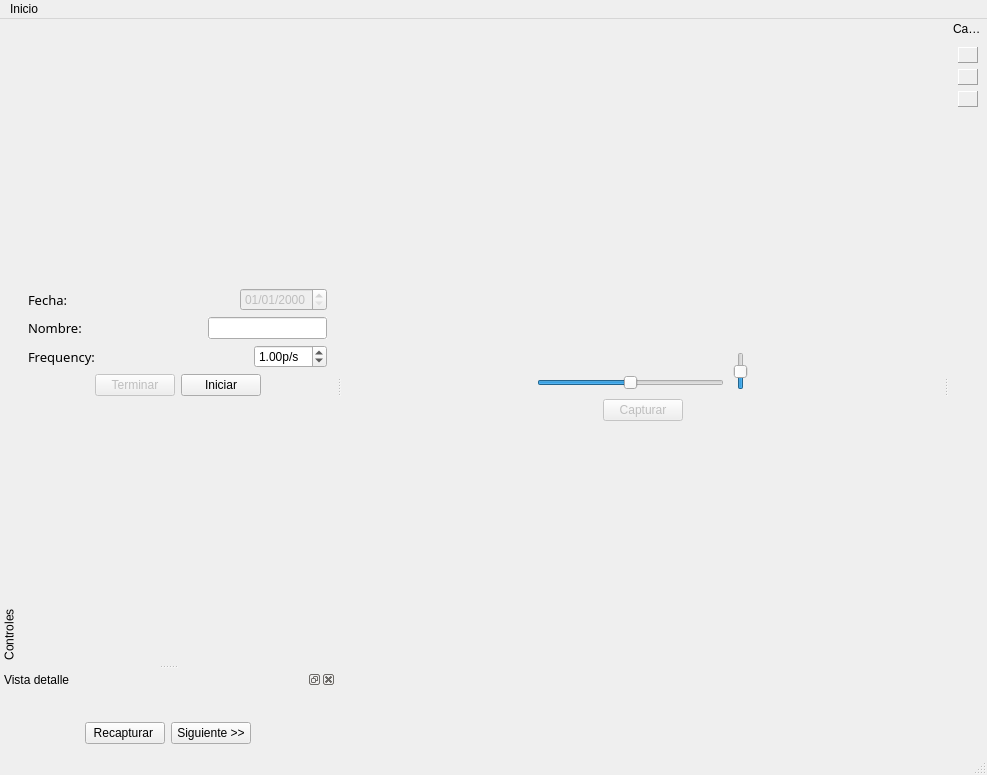
<?xml version="1.0" encoding="UTF-8"?>
<ui version="4.0">
 <class>MainWindow</class>
 <widget class="QMainWindow" name="MainWindow">
  <property name="geometry">
   <rect>
    <x>0</x>
    <y>0</y>
    <width>987</width>
    <height>775</height>
   </rect>
  </property>
  <property name="windowTitle">
   <string>Tme Lapse Creator</string>
  </property>
  <widget class="QWidget" name="centralwidget">
   <layout class="QVBoxLayout" name="verticalLayout">
    <property name="spacing">
     <number>9</number>
    </property>
    <property name="sizeConstraint">
     <enum>QLayout::SetDefaultConstraint</enum>
    </property>
    <property name="leftMargin">
     <number>9</number>
    </property>
    <property name="topMargin">
     <number>9</number>
    </property>
    <property name="rightMargin">
     <number>9</number>
    </property>
    <property name="bottomMargin">
     <number>9</number>
    </property>
    <item>
     <spacer name="verticalSpacer_3">
      <property name="orientation">
       <enum>Qt::Vertical</enum>
      </property>
      <property name="sizeHint" stdset="0">
       <size>
        <width>20</width>
        <height>40</height>
       </size>
      </property>
     </spacer>
    </item>
    <item>
     <layout class="QHBoxLayout" name="horizontalLayout">
      <item>
       <spacer name="horizontalSpacer">
        <property name="orientation">
         <enum>Qt::Horizontal</enum>
        </property>
        <property name="sizeHint" stdset="0">
         <size>
          <width>40</width>
          <height>20</height>
         </size>
        </property>
       </spacer>
      </item>
      <item>
       <layout class="QVBoxLayout" name="verticalLayout_3">
        <item>
         <widget class="QLabel" name="liveView">
          <property name="cursor">
           <cursorShape>CrossCursor</cursorShape>
          </property>
          <property name="focusPolicy">
           <enum>Qt::ClickFocus</enum>
          </property>
          <property name="text">
           <string/>
          </property>
          <property name="scaledContents">
           <bool>false</bool>
          </property>
          <property name="alignment">
           <set>Qt::AlignCenter</set>
          </property>
         </widget>
        </item>
        <item>
         <widget class="QSlider" name="s_moveCapX">
          <property name="maximum">
           <number>100</number>
          </property>
          <property name="value">
           <number>50</number>
          </property>
          <property name="orientation">
           <enum>Qt::Horizontal</enum>
          </property>
          <property name="invertedAppearance">
           <bool>false</bool>
          </property>
         </widget>
        </item>
       </layout>
      </item>
      <item>
       <widget class="QSlider" name="s_moveCapY">
        <property name="sizePolicy">
         <sizepolicy hsizetype="Fixed" vsizetype="Ignored">
          <horstretch>0</horstretch>
          <verstretch>0</verstretch>
         </sizepolicy>
        </property>
        <property name="maximum">
         <number>100</number>
        </property>
        <property name="value">
         <number>50</number>
        </property>
        <property name="invertedAppearance">
         <bool>false</bool>
        </property>
       </widget>
      </item>
      <item>
       <spacer name="horizontalSpacer_2">
        <property name="orientation">
         <enum>Qt::Horizontal</enum>
        </property>
        <property name="sizeHint" stdset="0">
         <size>
          <width>40</width>
          <height>20</height>
         </size>
        </property>
       </spacer>
      </item>
     </layout>
    </item>
    <item>
     <layout class="QHBoxLayout" name="horizontalLayout_9">
      <item>
       <spacer name="horizontalSpacer_13">
        <property name="orientation">
         <enum>Qt::Horizontal</enum>
        </property>
        <property name="sizeHint" stdset="0">
         <size>
          <width>40</width>
          <height>20</height>
         </size>
        </property>
       </spacer>
      </item>
      <item>
       <widget class="QPushButton" name="b_go">
        <property name="enabled">
         <bool>false</bool>
        </property>
        <property name="text">
         <string>Capturar</string>
        </property>
       </widget>
      </item>
      <item>
       <spacer name="horizontalSpacer_12">
        <property name="orientation">
         <enum>Qt::Horizontal</enum>
        </property>
        <property name="sizeHint" stdset="0">
         <size>
          <width>40</width>
          <height>20</height>
         </size>
        </property>
       </spacer>
      </item>
     </layout>
    </item>
    <item>
     <spacer name="verticalSpacer_2">
      <property name="orientation">
       <enum>Qt::Vertical</enum>
      </property>
      <property name="sizeHint" stdset="0">
       <size>
        <width>20</width>
        <height>40</height>
       </size>
      </property>
     </spacer>
    </item>
   </layout>
  </widget>
  <widget class="QMenuBar" name="menubar">
   <property name="geometry">
    <rect>
     <x>0</x>
     <y>0</y>
     <width>987</width>
     <height>27</height>
    </rect>
   </property>
   <widget class="QMenu" name="menuArchi">
    <property name="title">
     <string>Inicio</string>
    </property>
    <addaction name="actionConectar_camara"/>
    <addaction name="action_simple_gui"/>
    <addaction name="separator"/>
    <addaction name="actionSalir"/>
   </widget>
   <addaction name="menuArchi"/>
  </widget>
  <widget class="QStatusBar" name="statusbar"/>
  <widget class="QDockWidget" name="controles">
   <property name="minimumSize">
    <size>
     <width>336</width>
     <height>614</height>
    </size>
   </property>
   <property name="maximumSize">
    <size>
     <width>397</width>
     <height>654</height>
    </size>
   </property>
   <property name="floating">
    <bool>false</bool>
   </property>
   <property name="features">
    <set>QDockWidget::DockWidgetMovable|QDockWidget::DockWidgetVerticalTitleBar</set>
   </property>
   <property name="windowTitle">
    <string>Controles</string>
   </property>
   <attribute name="dockWidgetArea">
    <number>1</number>
   </attribute>
   <widget class="QWidget" name="dockWidgetContents">
    <layout class="QVBoxLayout" name="verticalLayout_2">
     <item>
      <spacer name="verticalSpacer_4">
       <property name="orientation">
        <enum>Qt::Vertical</enum>
       </property>
       <property name="sizeHint" stdset="0">
        <size>
         <width>20</width>
         <height>40</height>
        </size>
       </property>
      </spacer>
     </item>
     <item>
      <layout class="QHBoxLayout" name="horizontalLayout_11">
       <item>
        <widget class="QLabel" name="label_7">
         <property name="font">
          <font>
           <family>Sans Serif</family>
           <pointsize>10</pointsize>
           <weight>50</weight>
           <italic>false</italic>
           <bold>false</bold>
           <underline>false</underline>
           <strikeout>false</strikeout>
           <kerning>true</kerning>
          </font>
         </property>
         <property name="text">
          <string>Fecha:</string>
         </property>
        </widget>
       </item>
       <item>
        <spacer name="horizontalSpacer_15">
         <property name="orientation">
          <enum>Qt::Horizontal</enum>
         </property>
         <property name="sizeHint" stdset="0">
          <size>
           <width>40</width>
           <height>20</height>
          </size>
         </property>
        </spacer>
       </item>
       <item>
        <widget class="QDateEdit" name="dfecha">
         <property name="enabled">
          <bool>false</bool>
         </property>
         <property name="displayFormat">
          <string>dd/MM/yyyy</string>
         </property>
        </widget>
       </item>
      </layout>
     </item>
     <item>
      <layout class="QHBoxLayout" name="horizontalLayout_5">
       <item>
        <widget class="QLabel" name="label_2">
         <property name="font">
          <font>
           <family>Sans Serif</family>
           <pointsize>10</pointsize>
          </font>
         </property>
         <property name="text">
          <string>Nombre:</string>
         </property>
        </widget>
       </item>
       <item>
        <spacer name="horizontalSpacer_6">
         <property name="orientation">
          <enum>Qt::Horizontal</enum>
         </property>
         <property name="sizeHint" stdset="0">
          <size>
           <width>40</width>
           <height>20</height>
          </size>
         </property>
        </spacer>
       </item>
       <item>
        <widget class="QLineEdit" name="lNom">
         <property name="autoFillBackground">
          <bool>true</bool>
         </property>
         <property name="alignment">
          <set>Qt::AlignJustify|Qt::AlignVCenter</set>
         </property>
        </widget>
       </item>
      </layout>
     </item>
     <item>
      <layout class="QHBoxLayout" name="horizontalLayout_6">
       <item>
        <widget class="QLabel" name="label_3">
         <property name="font">
          <font>
           <family>Sans Serif</family>
           <pointsize>10</pointsize>
          </font>
         </property>
         <property name="text">
          <string>Frequency:</string>
         </property>
        </widget>
       </item>
       <item>
        <spacer name="horizontalSpacer_7">
         <property name="orientation">
          <enum>Qt::Horizontal</enum>
         </property>
         <property name="sizeHint" stdset="0">
          <size>
           <width>40</width>
           <height>20</height>
          </size>
         </property>
        </spacer>
       </item>
       <item>
        <widget class="QDoubleSpinBox" name="spShotss">
         <property name="suffix">
          <string>p/s</string>
         </property>
         <property name="minimum">
          <double>0.010000000000000</double>
         </property>
         <property name="maximum">
          <double>30.000000000000000</double>
         </property>
         <property name="value">
          <double>1.000000000000000</double>
         </property>
        </widget>
       </item>
      </layout>
     </item>
     <item>
      <layout class="QHBoxLayout" name="horizontalLayout_4">
       <item>
        <spacer name="horizontalSpacer_5">
         <property name="orientation">
          <enum>Qt::Horizontal</enum>
         </property>
         <property name="sizeHint" stdset="0">
          <size>
           <width>40</width>
           <height>20</height>
          </size>
         </property>
        </spacer>
       </item>
       <item>
        <widget class="QPushButton" name="b_finish">
         <property name="enabled">
          <bool>false</bool>
         </property>
         <property name="layoutDirection">
          <enum>Qt::LeftToRight</enum>
         </property>
         <property name="text">
          <string>Terminar</string>
         </property>
        </widget>
       </item>
       <item>
        <widget class="QPushButton" name="b_start">
         <property name="text">
          <string>Iniciar</string>
         </property>
        </widget>
       </item>
       <item>
        <spacer name="horizontalSpacer_8">
         <property name="orientation">
          <enum>Qt::Horizontal</enum>
         </property>
         <property name="sizeHint" stdset="0">
          <size>
           <width>40</width>
           <height>20</height>
          </size>
         </property>
        </spacer>
       </item>
      </layout>
     </item>
     <item>
      <spacer name="verticalSpacer">
       <property name="orientation">
        <enum>Qt::Vertical</enum>
       </property>
       <property name="sizeHint" stdset="0">
        <size>
         <width>20</width>
         <height>40</height>
        </size>
       </property>
      </spacer>
     </item>
    </layout>
   </widget>
  </widget>
  <widget class="QDockWidget" name="dock_detail">
   <property name="floating">
    <bool>true</bool>
   </property>
   <property name="windowTitle">
    <string>Vista detalle</string>
   </property>
   <attribute name="dockWidgetArea">
    <number>1</number>
   </attribute>
   <widget class="QWidget" name="dockWidgetContents_2">
    <layout class="QVBoxLayout" name="verticalLayout_4">
     <item>
      <widget class="QLabel" name="l_detail">
       <property name="cursor">
        <cursorShape>CrossCursor</cursorShape>
       </property>
       <property name="mouseTracking">
        <bool>true</bool>
       </property>
       <property name="text">
        <string/>
       </property>
      </widget>
     </item>
     <item>
      <layout class="QHBoxLayout" name="horizontalLayout_2">
       <item>
        <spacer name="horizontalSpacer_3">
         <property name="orientation">
          <enum>Qt::Horizontal</enum>
         </property>
         <property name="sizeHint" stdset="0">
          <size>
           <width>40</width>
           <height>20</height>
          </size>
         </property>
        </spacer>
       </item>
       <item>
        <widget class="QPushButton" name="b_recap">
         <property name="text">
          <string>Recapturar </string>
         </property>
        </widget>
       </item>
       <item>
        <widget class="QPushButton" name="b_next">
         <property name="text">
          <string>Siguiente &gt;&gt;</string>
         </property>
        </widget>
       </item>
       <item>
        <spacer name="horizontalSpacer_4">
         <property name="orientation">
          <enum>Qt::Horizontal</enum>
         </property>
         <property name="sizeHint" stdset="0">
          <size>
           <width>40</width>
           <height>20</height>
          </size>
         </property>
        </spacer>
       </item>
      </layout>
     </item>
    </layout>
   </widget>
  </widget>
  <widget class="QDockWidget" name="capturas">
   <property name="features">
    <set>QDockWidget::NoDockWidgetFeatures</set>
   </property>
   <property name="allowedAreas">
    <set>Qt::LeftDockWidgetArea|Qt::RightDockWidgetArea</set>
   </property>
   <property name="windowTitle">
    <string>Capturas</string>
   </property>
   <attribute name="dockWidgetArea">
    <number>2</number>
   </attribute>
   <widget class="QWidget" name="dockWidgetContents_3">
    <layout class="QVBoxLayout" name="verticalLayout_5">
     <item>
      <widget class="QLabel" name="front">
       <property name="sizePolicy">
        <sizepolicy hsizetype="Minimum" vsizetype="Minimum">
         <horstretch>0</horstretch>
         <verstretch>0</verstretch>
        </sizepolicy>
       </property>
       <property name="frameShape">
        <enum>QFrame::Panel</enum>
       </property>
       <property name="frameShadow">
        <enum>QFrame::Raised</enum>
       </property>
       <property name="text">
        <string/>
       </property>
       <property name="scaledContents">
        <bool>false</bool>
       </property>
       <property name="alignment">
        <set>Qt::AlignCenter</set>
       </property>
       <property name="margin">
        <number>2</number>
       </property>
      </widget>
     </item>
     <item>
      <widget class="QLabel" name="left">
       <property name="sizePolicy">
        <sizepolicy hsizetype="Minimum" vsizetype="Minimum">
         <horstretch>0</horstretch>
         <verstretch>0</verstretch>
        </sizepolicy>
       </property>
       <property name="styleSheet">
        <string notr="true"/>
       </property>
       <property name="frameShape">
        <enum>QFrame::Panel</enum>
       </property>
       <property name="frameShadow">
        <enum>QFrame::Raised</enum>
       </property>
       <property name="text">
        <string/>
       </property>
       <property name="scaledContents">
        <bool>false</bool>
       </property>
       <property name="alignment">
        <set>Qt::AlignCenter</set>
       </property>
      </widget>
     </item>
     <item>
      <widget class="QLabel" name="right">
       <property name="sizePolicy">
        <sizepolicy hsizetype="Minimum" vsizetype="Minimum">
         <horstretch>0</horstretch>
         <verstretch>0</verstretch>
        </sizepolicy>
       </property>
       <property name="frameShape">
        <enum>QFrame::Panel</enum>
       </property>
       <property name="frameShadow">
        <enum>QFrame::Raised</enum>
       </property>
       <property name="text">
        <string/>
       </property>
       <property name="scaledContents">
        <bool>false</bool>
       </property>
       <property name="alignment">
        <set>Qt::AlignCenter</set>
       </property>
      </widget>
     </item>
     <item>
      <spacer name="verticalSpacer_5">
       <property name="orientation">
        <enum>Qt::Vertical</enum>
       </property>
       <property name="sizeHint" stdset="0">
        <size>
         <width>20</width>
         <height>586</height>
        </size>
       </property>
      </spacer>
     </item>
    </layout>
   </widget>
  </widget>
  <action name="actionSalir">
   <property name="text">
    <string>Salir</string>
   </property>
  </action>
  <action name="actionConectar_camara">
   <property name="enabled">
    <bool>false</bool>
   </property>
   <property name="text">
    <string>Conectar cámara</string>
   </property>
  </action>
  <action name="action_simple_gui">
   <property name="checkable">
    <bool>true</bool>
   </property>
   <property name="checked">
    <bool>false</bool>
   </property>
   <property name="text">
    <string>GUI simplificada</string>
   </property>
   <property name="toolTip">
    <string>Menos controles</string>
   </property>
  </action>
 </widget>
 <resources/>
 <connections/>
</ui>
